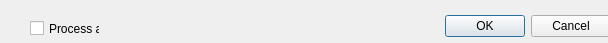
<?xml version="1.0" encoding="UTF-8"?>
<ui version="4.0">
 <class>Dialog</class>
 <widget class="QDialog" name="Dialog">
  <property name="geometry">
   <rect>
    <x>0</x>
    <y>0</y>
    <width>608</width>
    <height>43</height>
   </rect>
  </property>
  <property name="windowTitle">
   <string>Dialog</string>
  </property>
  <widget class="QDialogButtonBox" name="buttonBox">
   <property name="geometry">
    <rect>
     <x>270</x>
     <y>10</y>
     <width>341</width>
     <height>32</height>
    </rect>
   </property>
   <property name="orientation">
    <enum>Qt::Horizontal</enum>
   </property>
   <property name="standardButtons">
    <set>QDialogButtonBox::Cancel|QDialogButtonBox::Ok</set>
   </property>
  </widget>
  <widget class="QCheckBox" name="Processall">
   <property name="geometry">
    <rect>
     <x>30</x>
     <y>20</y>
     <width>70</width>
     <height>17</height>
    </rect>
   </property>
   <property name="acceptDrops">
    <bool>false</bool>
   </property>
   <property name="text">
    <string>Process all</string>
   </property>
   <property name="checkable">
    <bool>true</bool>
   </property>
   <property name="checked">
    <bool>false</bool>
   </property>
  </widget>
 </widget>
 <resources/>
 <connections>
  <connection>
   <sender>buttonBox</sender>
   <signal>accepted()</signal>
   <receiver>Dialog</receiver>
   <slot>accept()</slot>
   <hints>
    <hint type="sourcelabel">
     <x>248</x>
     <y>254</y>
    </hint>
    <hint type="destinationlabel">
     <x>157</x>
     <y>274</y>
    </hint>
   </hints>
  </connection>
  <connection>
   <sender>buttonBox</sender>
   <signal>rejected()</signal>
   <receiver>Dialog</receiver>
   <slot>reject()</slot>
   <hints>
    <hint type="sourcelabel">
     <x>316</x>
     <y>260</y>
    </hint>
    <hint type="destinationlabel">
     <x>286</x>
     <y>274</y>
    </hint>
   </hints>
  </connection>
 </connections>
</ui>
